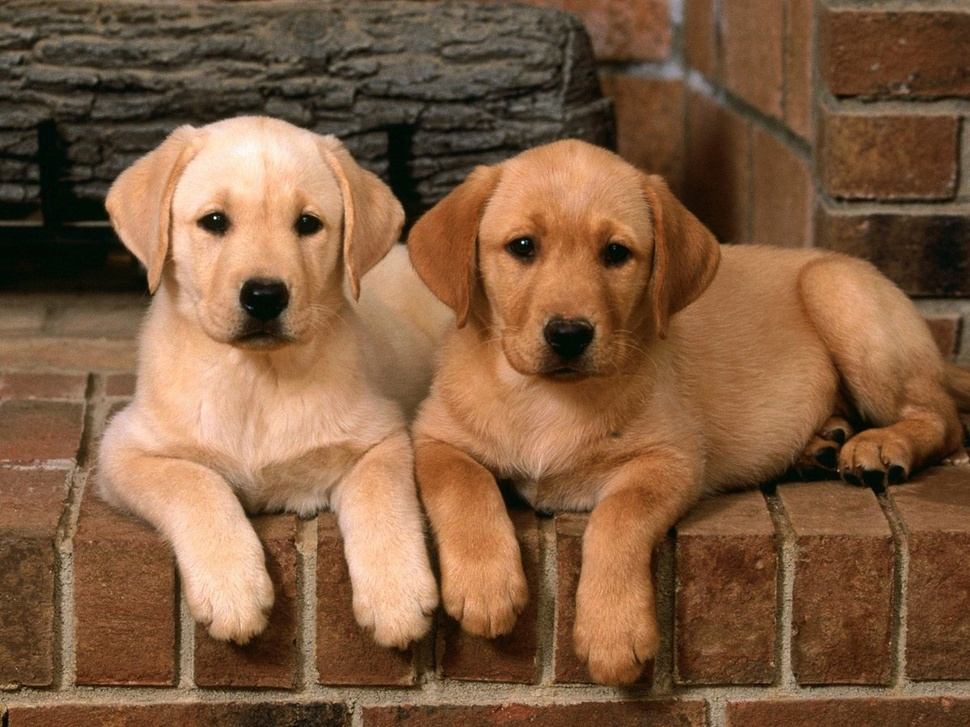
#> input picture IP_Task2/sobachki.jpg, 970 x 727 px, shrunk from 1200 x 900 before the run
$ python work1.py
#> lines starting #> are read from the running program, lines starting #| are printed output that depends on the picture
import cv2
import time
def viewImage(image, name_of_window):
    cv2.namedWindow(name_of_window, cv2.WINDOW_NORMAL)
    cv2.imshow(name_of_window, image)
    cv2.waitKey(0)
    cv2.destroyAllWindows()

image = cv2.imread('sobachki.jpg')
#> image is the input picture: shape (727, 970, 3); mean B, G, R 63.9, 92.5, 128.1
viewImage(image, "Image")

startTime = time.time()
gray_image = cv2.cvtColor(image, cv2.COLOR_BGR2GRAY)
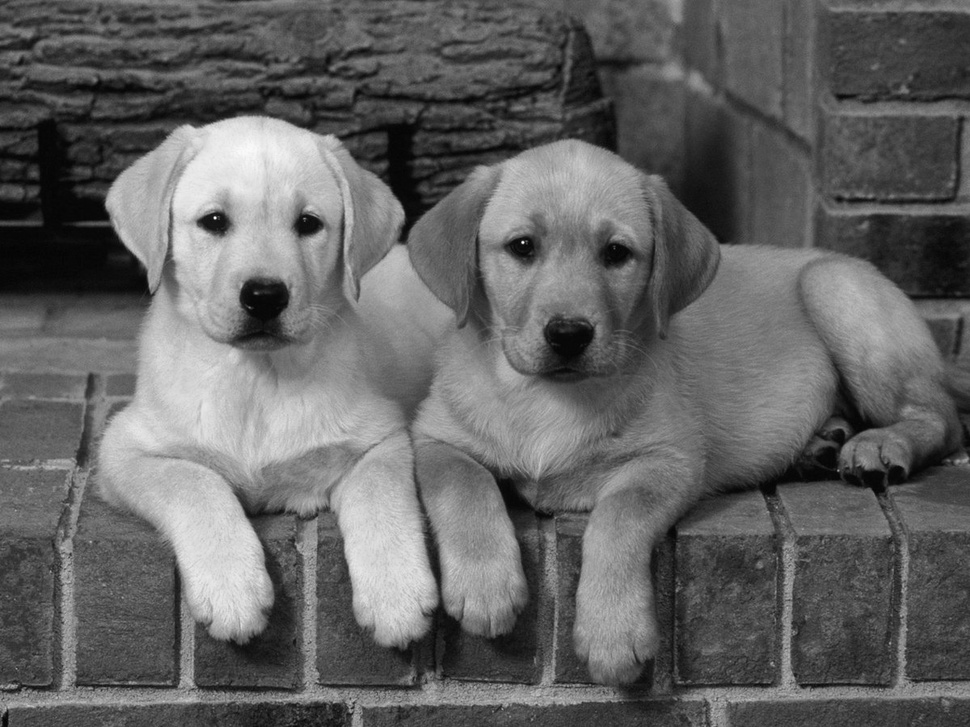
#> gray_image: shape (727, 970); min 2, max 253, mean 99.9
endTime = time.time()
print("Time OpenCV: ",endTime - startTime)
viewImage(gray_image, "Gray Image CV")
TimeCV = endTime - startTime


startTime = time.time()
new_image = image
Red = new_image[:,:,0]
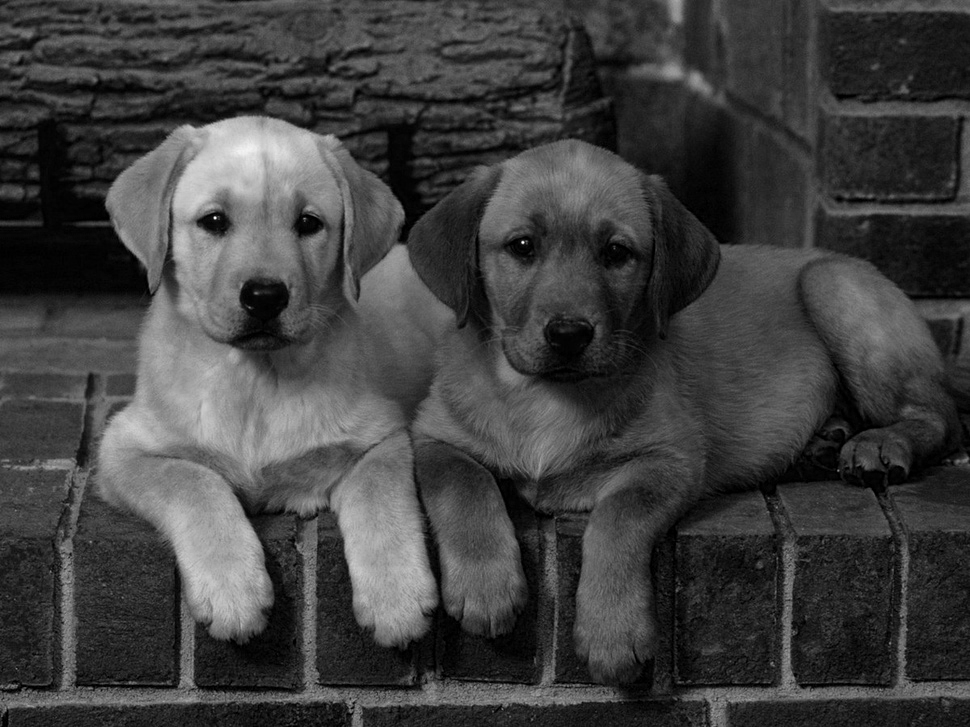
#> Red: shape (727, 970); min 0, max 255, mean 63.9
Green = new_image[:,:,1]
Blue= new_image[:,:,2]
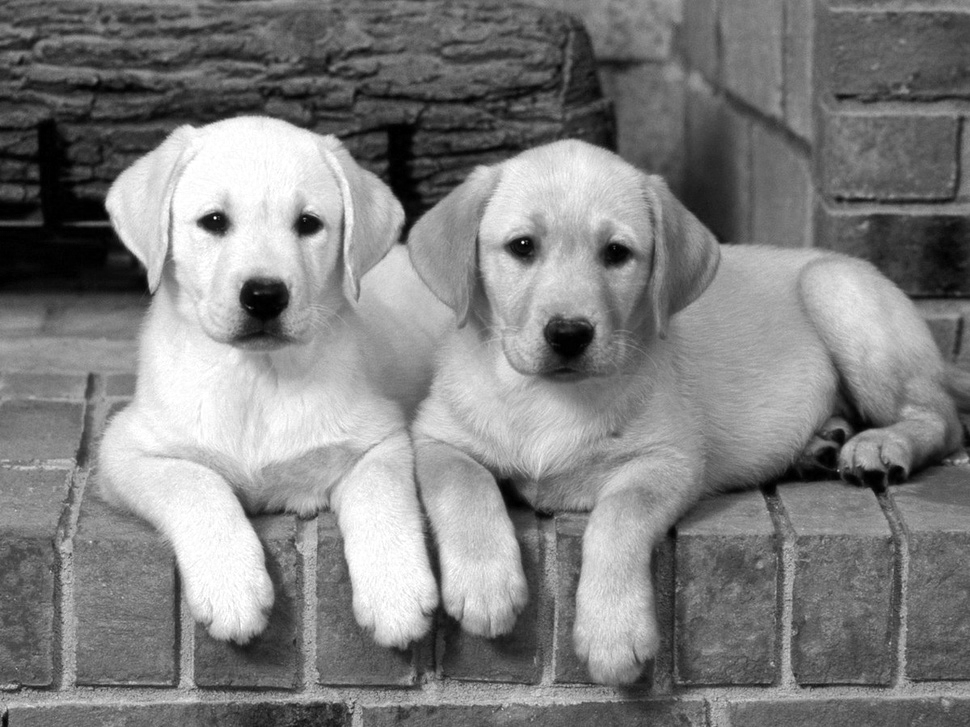
#> Blue: shape (727, 970); min 0, max 255, mean 128.1
average = (Blue*0.148 + Green*0.5547 + Red*0.2952)
new_image[:,:,0] = average
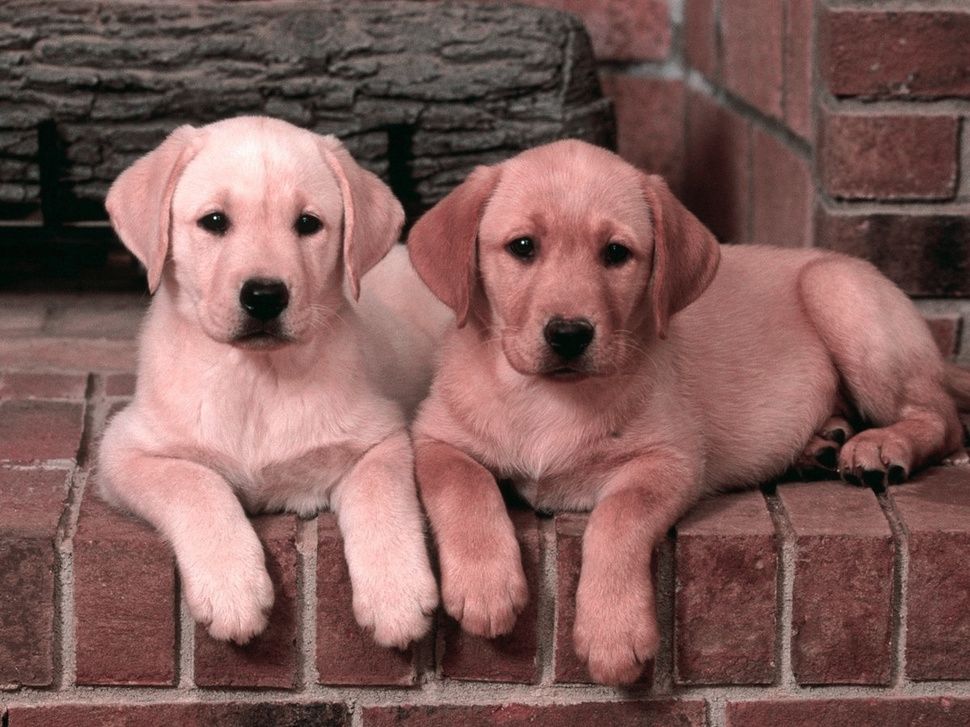
#> new_image: shape (727, 970, 3); mean B, G, R 88.6, 92.5, 128.1
new_image[:,:,1] = average
new_image[:,:,2] = average
endTime = time.time()
print("Time Average: ",endTime - startTime)
TimeAverage = endTime - startTime
viewImage(new_image, "Gray Image")
